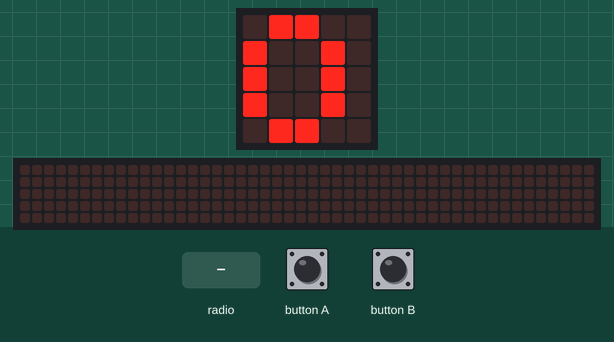
A program run on a simulated BBC micro:bit (MakeCode). Shown: the board's 5×5 LED display, a strip that is not on the board, showing the scrolling text unrolled. Inputs (shaded band) come from the test bench. The 48×5 strip is a reading aid, not a part: it shows the text the display is scrolling, unrolled, one strip-width of it at a time.

Above: at 1.2 s.
1.3 s: button A pressed for 0.15 s
At 2.7 s:
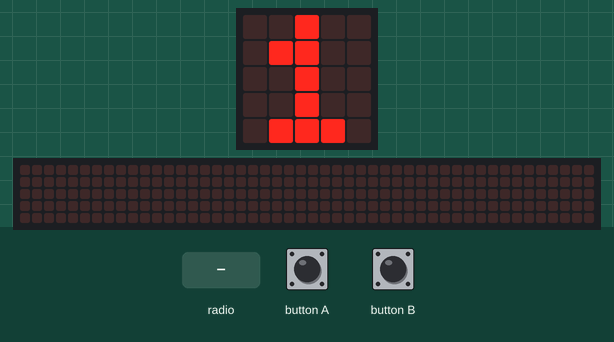
3.0 s: radio message "1" arrives
At 4.2 s:
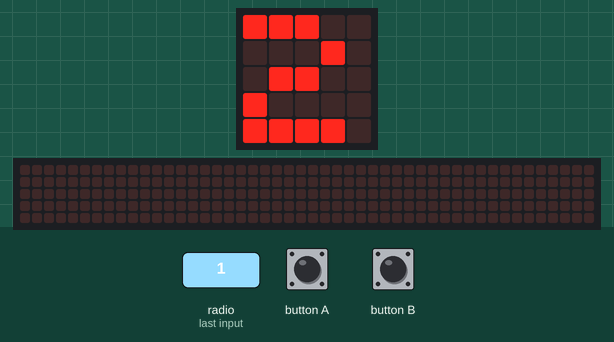
4.5 s: radio message "5" arrives
At 5.8 s:
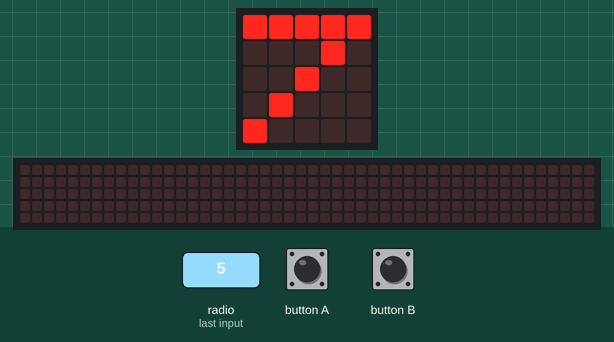
6.1 s: radio message "5" arrives
At 8.63 s:
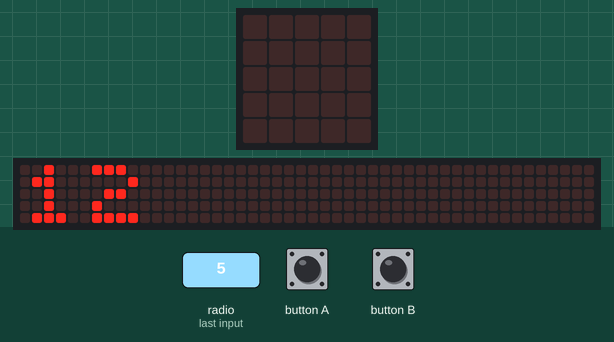
Timing chart, 0 to 10.1 s (numbered marks = the images above; inputs shaded):
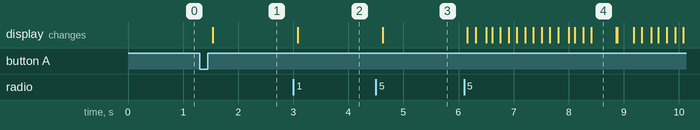

The program:

main.ts
```typescript
radio.onReceivedNumber(function on_received_number(receivedNumber: number) {

    count += receivedNumber
    array[n] = receivedNumber
    n += 1
})
input.onButtonPressed(Button.A, function on_button_pressed_a() {

    count += 1
})
input.onButtonPressed(Button.B, function on_button_pressed_b() {
    radio.sendNumber(count)
})
let count = 0
let n = 0
let array = [0, 0, 0, 0, 0]
forever(function on_forever() {
    basic.showNumber(count)
    if (array[4] != 0) {
        for (let i = 0; i < 5; i++) {
            basic.showNumber(array[i])
        }
        basic.showString("SUM: " + count)
        control.reset()
    }

})
```

test.ts
```typescript
// テストはここに来ます。このパッケージが拡張機能として使用されるときにはコンパイルされません。
```

Measured:
- after the input at 1.3 s, the display: changes after 0.24 s (image 1)
- after the input at 3.0 s, the display: changes after 0.08 s (image 2)
- after the input at 4.5 s, the display: changes after 0.12 s (image 3)
- after the input at 6.1 s, the display: first changes after 0.06 s (image 4 shows a later state)
- what the display in image 4 shows lasts 0.5 s, from 8.4 s to 8.9 s
